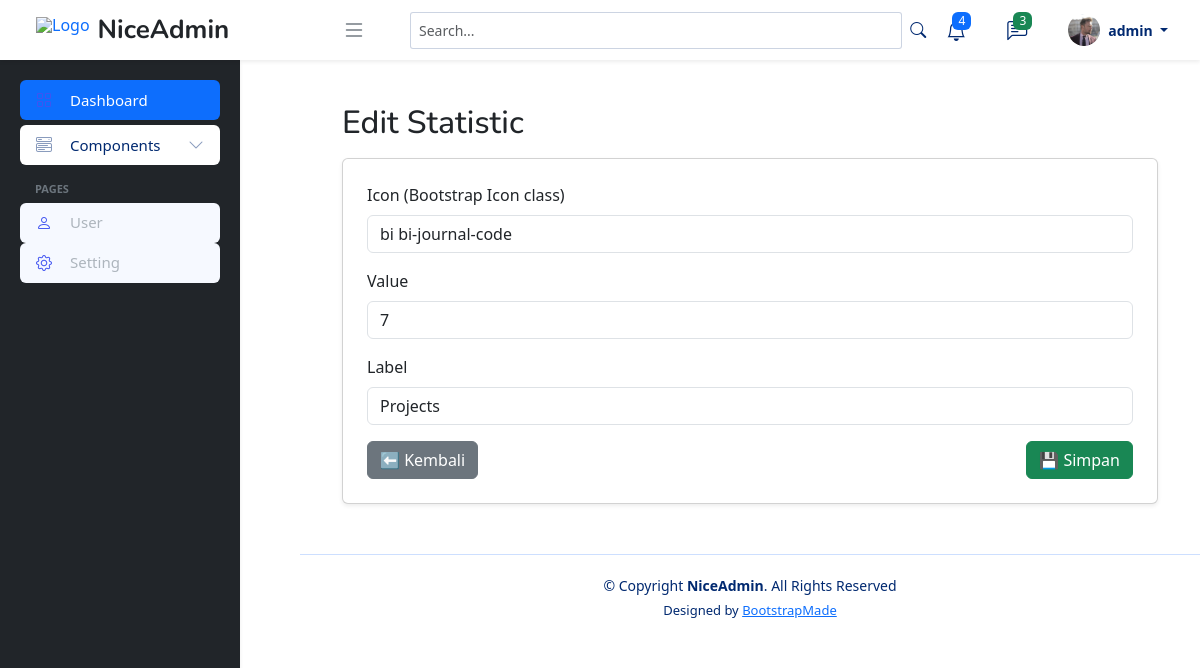
Page /admin/home.php?page=tambah-statistics&edit=1 (signed in) on the earlier database version.
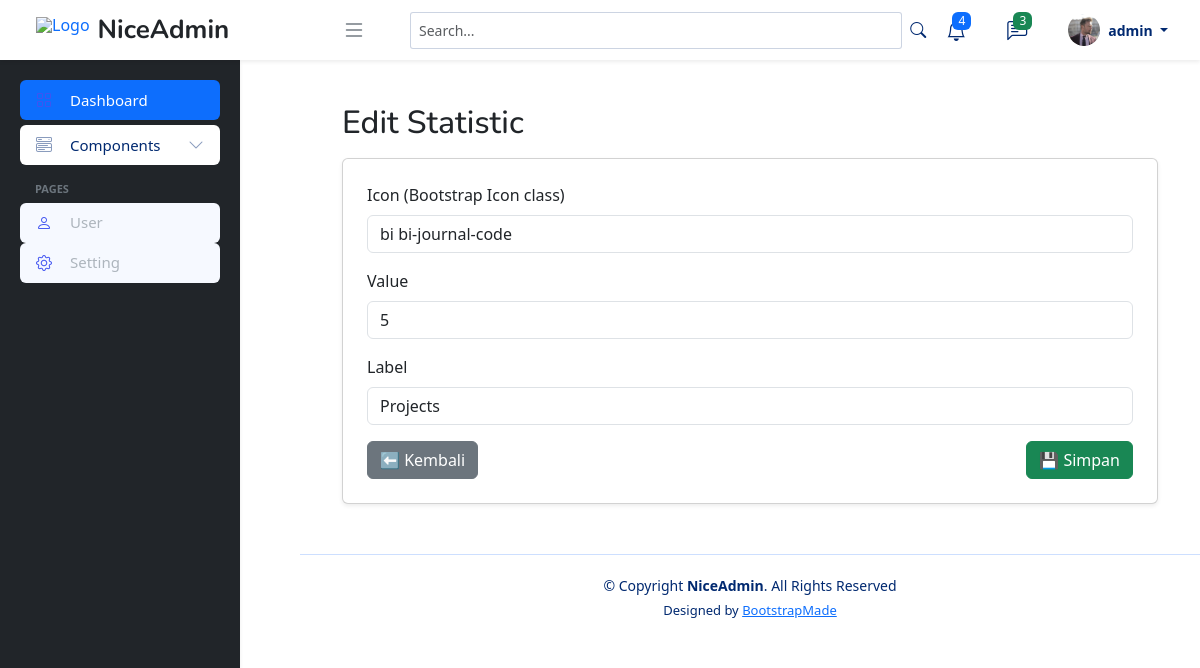
Same page on the later database version.
### tables this page shows
CREATE TABLE `statistics` (
  `id` int(11) NOT NULL,
  `icon` varchar(100) DEFAULT NULL,
  `value` int(11) DEFAULT NULL,
  `label` varchar(255) DEFAULT NULL
);

### admin/content/tambah-statistics.php (the view, shortened to what this page needs)
<?php
include 'koneksi.php';
$editData = null;
$idEdit = isset($_GET['edit']) ? intval($_GET['edit']) : 0;
if ($idEdit > 0) {
    $res = mysqli_query($koneksi, "SELECT * FROM statistics WHERE id = $idEdit");
    if ($res && mysqli_num_rows($res) > 0) {
        $editData = mysqli_fetch_assoc($res);
    } else {
        $msg = '<div class="alert alert-danger">❌ Data tidak ditemukan.</div>';
        $idEdit = 0;
    }
}
?>
<!DOCTYPE html>
<html>
<head>
    <link rel="stylesheet" href="https://cdn.jsdelivr.net/npm/bootstrap@5.3.3/dist/css/bootstrap.min.css">
</head>
<body>
    <div class="container mt-4">
        <h2 class="mb-3"><?= $idEdit > 0 ? 'Edit' : 'Tambah' ?> Statistic</h2>
        <form method="post" class="card p-4 shadow-sm">
            <div class="mb-3">
                <label class="form-label">Icon (Bootstrap Icon class)</label>
                <input type="text" name="icon" class="form-control" value="<?= htmlspecialchars($editData['icon'] ?? '') ?>"
                    placeholder="contoh: bi bi-star">
            </div>
            <div class="mb-3">
                <label class="form-label">Value</label>
                <input type="number" name="value" class="form-control" value="<?= htmlspecialchars($editData['value'] ?? 0) ?>"
                    min="0">
            </div>
            <div class="mb-3">
                <label class="form-label">Label</label>
                <input type="text" name="label" class="form-control" value="<?= htmlspecialchars($editData['label'] ?? '') ?>"
                    required>
            </div>
            <div class="d-flex justify-content-between">
                <a href="?page=statistics" class="btn btn-secondary">⬅ Kembali</a>
                <button type="submit" class="btn btn-success">💾 Simpan</button>
            </div>
        </form>
    </div>
</body>
</html>

Differences in the rows shown:
changed statistics "bi bi-journal-code": value "7" → "5"
